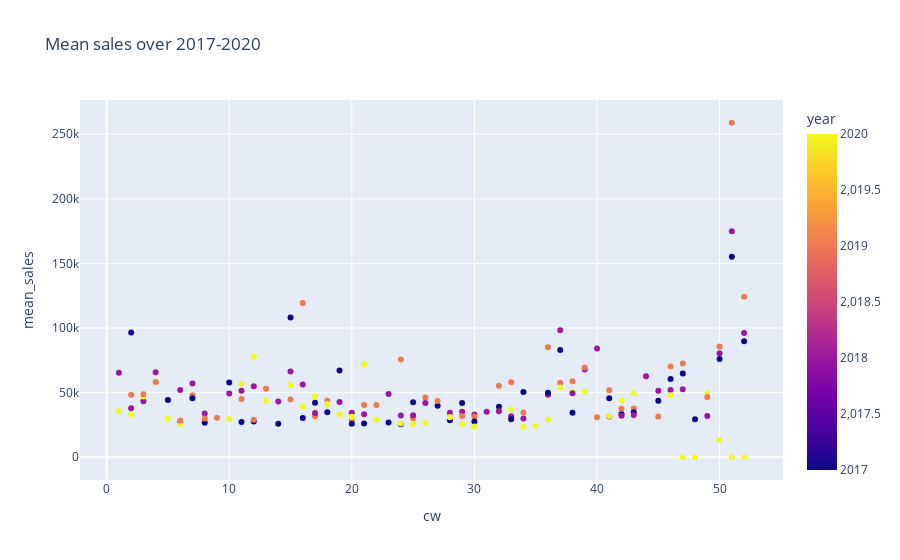

Notebook code cell kept with this figure:
### Code cell
df[df['product'] == 'SKU1'].groupby(['year','cw']).agg(mean_sales = ('sales','mean')).reset_index().plot.scatter(x='cw', y='mean_sales', color="year", title="Mean sales over 2017-2020")

### Figure 1 — Plotly figure (JSON) as saved in the notebook; plotly's stock layout.template omitted (floating-point values rounded to 4 significant figures; data arrays with more than 128 entries replaced by an {"elided": "..."} marker saying what was removed)
{"data": [{"hovertemplate": "cw=%{x}<br>mean_sales=%{y}<br>year=%{marker.color}<extra></extra>", "legendgroup": "", "marker": {"color": {"elided": "169 int values"}, "coloraxis": "coloraxis", "symbol": "circle"}, "mode": "markers", "name": "", "orientation": "v", "showlegend": false, "type": "scatter", "x": {"elided": "169 int values"}, "xaxis": "x", "y": {"elided": "169 float values"}, "yaxis": "y"}], "layout": {"coloraxis": {"colorbar": {"title": {"text": "year"}}, "colorscale": [[0, "#0d0887"], [0.1111, "#46039f"], [0.2222, "#7201a8"], [0.3333, "#9c179e"], [0.4444, "#bd3786"], [0.5556, "#d8576b"], [0.6667, "#ed7953"], [0.7778, "#fb9f3a"], [0.8889, "#fdca26"], [1, "#f0f921"]]}, "legend": {"tracegroupgap": 0}, "title": {"text": "Mean sales over 2017-2020"}, "xaxis": {"anchor": "y", "domain": [0, 1], "title": {"text": "cw"}}, "yaxis": {"anchor": "x", "domain": [0, 1], "title": {"text": "mean_sales"}}}}
